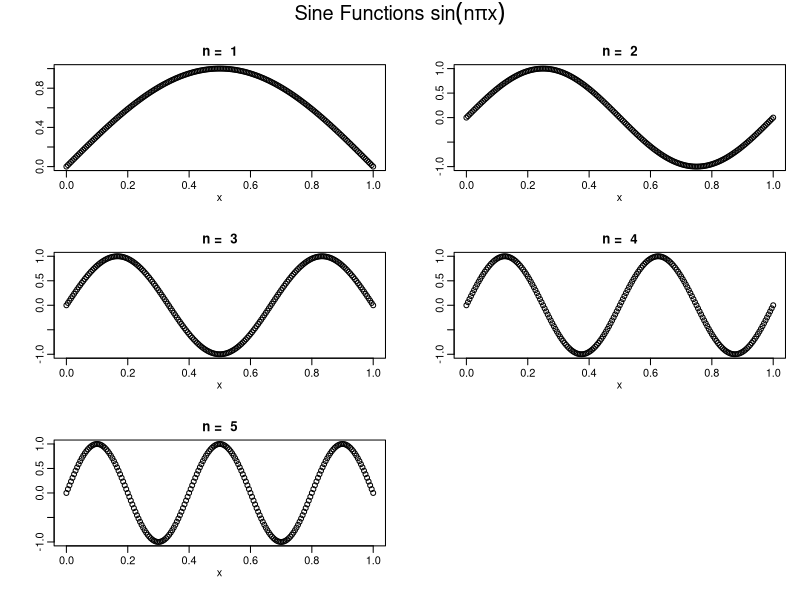
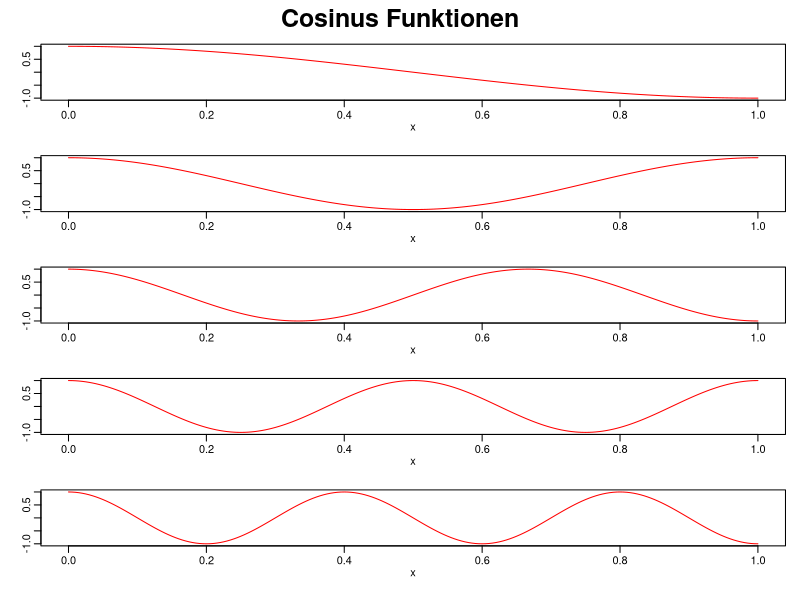

These charts were generated, in order, by the following R code:
library(sfsmisc)

opl <- mult.fig(5, main= expression("Sine Functions " * sin(n * pi * x)))

x <- seq(0, 1, len = 201)

for (n in 1:5)
	plot(x, sin(n * pi * x), ylab ="", main = paste("n = ",n))

par(opl$old.par)


rr <- mult.fig(mfrow=c(5,1), main= "Cosinus Funktionen", cex = 1.5,
	marP = - c(0, 1, 2, 0))

for (n in 1:5)
	plot(x, cos(n * pi * x), type = 'l', col="red", ylab ="")

str(rr)

par(rr$old.par)

## The *restored* par settings:
str(do.call("par", as.list(names(rr$new.par))))
